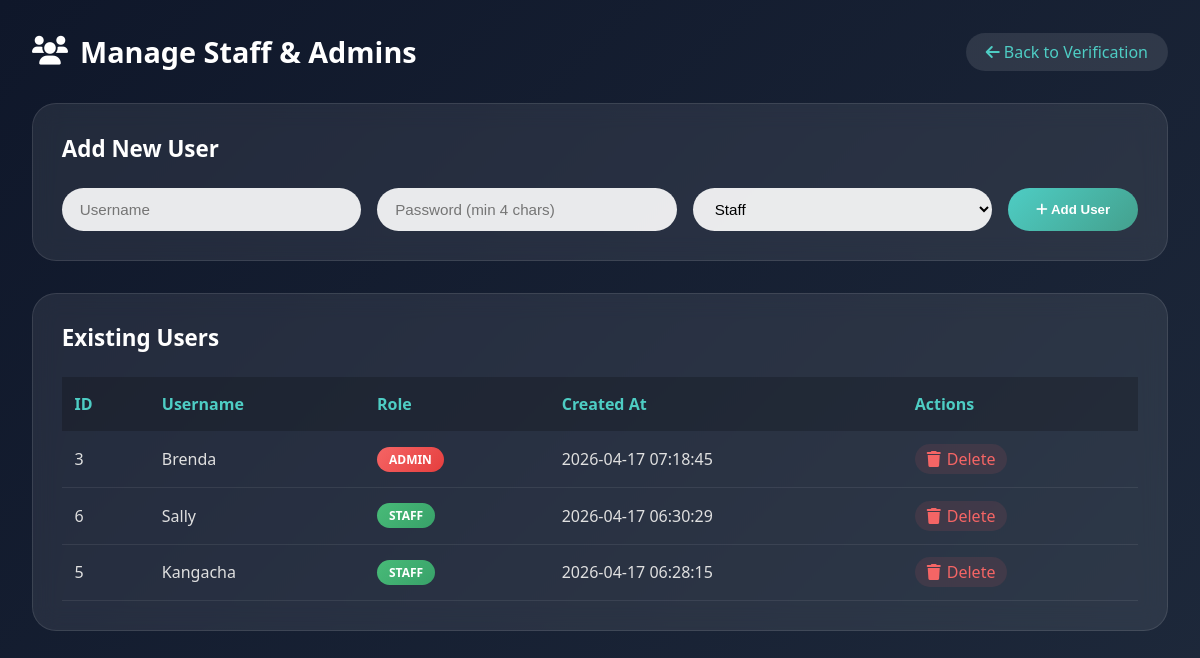
Screenshot of /admin/staff (signed in) with the database file from the repository.
### tables this page shows
CREATE TABLE users (
            id INTEGER PRIMARY KEY AUTOINCREMENT,
            username TEXT UNIQUE NOT NULL,
            hashed_password TEXT NOT NULL,
            role TEXT NOT NULL CHECK(role IN ('staff', 'admin')),
            created_at TIMESTAMP DEFAULT CURRENT_TIMESTAMP
        );

### routes.py (the view)
    @app.route('/admin/staff')
    @admin_required
    def admin_staff():
        from models import get_all_users
        users = get_all_users()
        return render_template('admin_staff.html', users=users, current_user=current_user)

### app.py (called while the page is built)
@login_manager.user_loader
def load_user(user_id):
    from models import get_db_connection
    conn = get_db_connection()
    cursor = conn.cursor()
    cursor.execute("SELECT id, username, role FROM users WHERE id = ?", (user_id,))
    user = cursor.fetchone()
    conn.close()
    if user:
        return User(user['id'], user['username'], user['role'])
    return None

### auth.py (called while the page is built)
def role_required(*roles):
    def decorator(f):
        @wraps(f)
        def decorated_function(*args, **kwargs):
            if not current_user.is_authenticated:
                flash('Please log in to access this page.', 'error')
                return redirect(url_for('login'))
            if current_user.role not in roles:
                flash('You do not have permission to access this page.', 'error')
                return abort(403)
            return f(*args, **kwargs)
        return decorated_function
    return decorator

### models.py (called while the page is built)
def get_db_connection():
    conn = sqlite3.connect(DATABASE_PATH)
    conn.row_factory = sqlite3.Row
    return conn

def get_all_users():
    conn = get_db_connection()
    cursor = conn.cursor()
    cursor.execute("SELECT id, username, role, created_at FROM users ORDER BY created_at DESC")
    users = cursor.fetchall()
    conn.close()
    return users

### templates/admin_staff.html (shortened to what this page needs)
<!DOCTYPE html>
<html lang="en">
<head>
    <link rel="stylesheet" href="/static/css/admin_staff.css">
    <link rel="stylesheet" href="https://cdnjs.cloudflare.com/ajax/libs/font-awesome/6.0.0-beta3/css/all.min.css">
</head>
<body class="admin-page">
    <div class="admin-container">
        <div class="admin-header">
            <h1><i class="fas fa-users"></i> Manage Staff & Admins</h1>
            <a href="/" class="back-link"><i class="fas fa-arrow-left"></i> Back to Verification</a>
        </div>
        <div class="card">
            <h2>Add New User</h2>
            <form method="POST" action="/admin/staff/add">
                <div class="form-row">
                    <input type="text" name="username" placeholder="Username" required>
                    <input type="password" name="password" placeholder="Password (min 4 chars)" required>
                    <select name="role">
                        <option value="staff">Staff</option>
                    </select>
                    <button type="submit"><i class="fas fa-plus"></i> Add User</button>
                </div>
            </form>
        </div>
        <div class="card">
            <h2>Existing Users</h2>
            <table class="user-table">
                <thead>
                    <tr>
                        <th>ID</th>
                        <th>Username</th>
                        <th>Role</th>
                        <th>Created At</th>
                        <th>Actions</th>
                    </tr>
                </thead>
                <tbody>
                    {% for user in users %}
                    <tr>
                        <td data-label="ID">{{ user.id }}</td>
                        <td data-label="Username">
                            {{ user.username }}
                        </td>
                        <td data-label="Role"><span class="role-badge {{ user.role }}">{{ user.role }}</span></td>
                        <td data-label="Created At">{{ user.created_at }}</td>
                        <td data-label="Actions">
                            {% if user.id != current_user.id %}
                            <a href="/admin/staff/delete/{{ user.id }}" class="delete-btn" data-delete-link="true">
                                <i class="fas fa-trash"></i> Delete
                            </a>
                            {% else %}
                            <span class="disabled">
                                <i class="fas fa-lock"></i> Cannot delete self
                            </span>
                            {% endif %}
                        </td>
                    </tr>
                    {% endfor %}
                </tbody>
            </table>
        </div>
    </div>
</body>
</html>

### static/css/admin_staff.css (style rules this page uses)
* { margin: 0; padding: 0; box-sizing: border-box; }
.admin-page { background: linear-gradient(135deg, #0f172a 0%, #1e293b 100%); min-height: 100vh; padding: 2rem; font-family: 'Segoe UI', system-ui, sans-serif; }
.admin-container { max-width: 1400px; margin: 0 auto; }
.admin-header { display: flex; justify-content: space-between; align-items: center; margin-bottom: 2rem; flex-wrap: wrap; gap: 1rem; }
.admin-header h1 { color: white; font-weight: 600; font-size: 1.8rem; margin: 0; display: flex; align-items: center; gap: 12px; }
.back-link { background: rgba(255,255,255,0.1); padding: 8px 20px; border-radius: 40px; color: #4ecdc4; text-decoration: none; transition: all 0.2s; font-weight: 500; }
.card { background: rgba(255,255,255,0.08); backdrop-filter: blur(12px); border-radius: 24px; padding: 1.8rem; margin-bottom: 2rem; border: 1px solid rgba(255,255,255,0.1); transition: transform 0.2s; }
.card h2 { color: white; margin-top: 0; margin-bottom: 1.5rem; font-size: 1.4rem; display: flex; align-items: center; gap: 10px; }
.form-row { display: flex; gap: 1rem; flex-wrap: wrap; }
.form-row input, .form-row select { flex: 1; padding: 12px 18px; border-radius: 60px; border: none; background: rgba(255,255,255,0.9); font-size: 0.95rem; outline: none; transition: all 0.2s; }
.form-row button { background: linear-gradient(135deg, #4ecdc4, #44a08d); border: none; padding: 12px 28px; border-radius: 60px; color: white; font-weight: bold; cursor: pointer; transition: all 0.2s; }
.user-table { width: 100%; border-collapse: collapse; color: #e0e0e0; }
.user-table th { text-align: left; padding: 1rem 0.8rem; background: rgba(0,0,0,0.2); font-weight: 600; color: #4ecdc4; }
.user-table td { padding: 0.8rem; border-bottom: 1px solid rgba(255,255,255,0.08); }
.role-badge { display: inline-block; padding: 4px 12px; border-radius: 40px; font-size: 0.75rem; font-weight: bold; text-transform: uppercase; }
.role-badge.admin { background: linear-gradient(135deg, #f56565, #e53e3e); color: white; }
.role-badge.staff { background: linear-gradient(135deg, #48bb78, #38a169); color: white; }
.delete-btn { color: #f56565; text-decoration: none; display: inline-flex; align-items: center; gap: 6px; padding: 4px 12px; border-radius: 40px; background: rgba(245,101,101,0.1); transition: all 0.2s; cursor: pointer; }

### rows the page displays
users: id "3", username "Brenda", role "ADMIN", created_at "2026-04-17 07:18:45"
users: id "6", username "Sally", role "STAFF", created_at "2026-04-17 06:30:29"
users: id "5", username "Kangacha", role "STAFF", created_at "2026-04-17 06:28:15"
